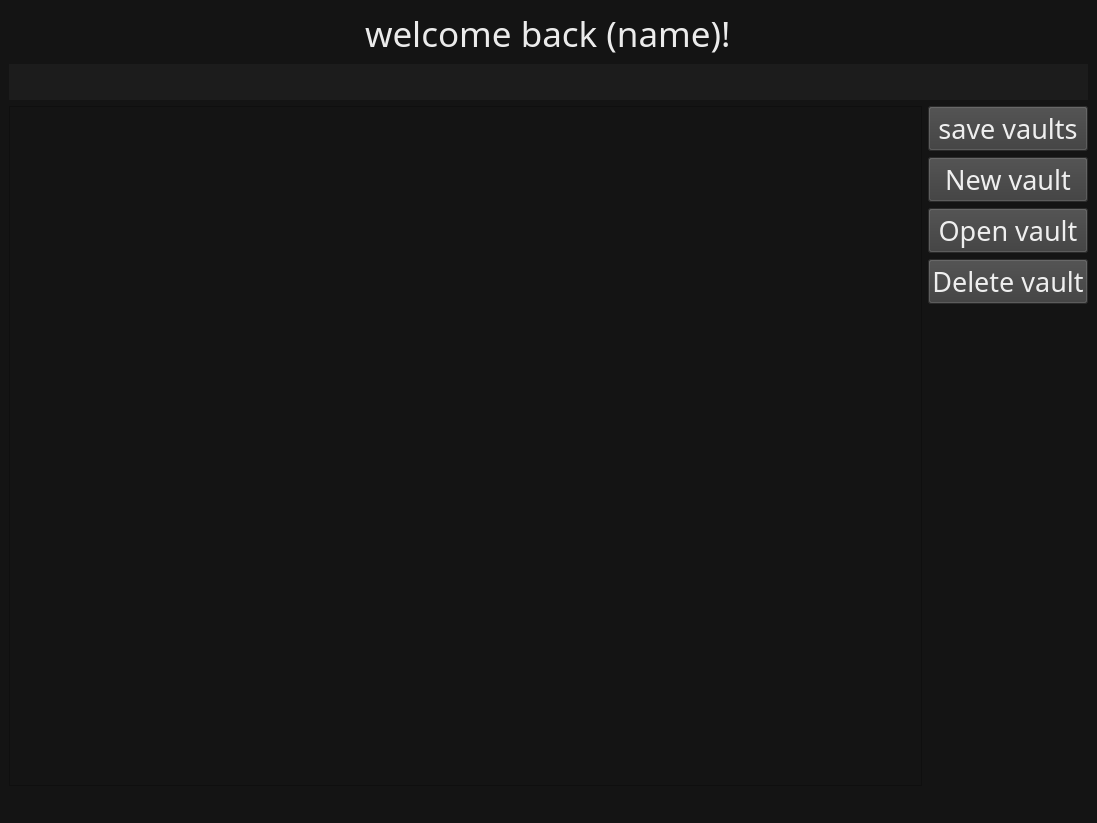
<?xml version="1.0" encoding="UTF-8"?>
<ui version="4.0">
 <class>Raisfeld_encrypter</class>
 <widget class="QMainWindow" name="Raisfeld_encrypter">
  <property name="geometry">
   <rect>
    <x>0</x>
    <y>0</y>
    <width>1097</width>
    <height>823</height>
   </rect>
  </property>
  <property name="font">
   <font>
    <family>Secular One</family>
    <pointsize>12</pointsize>
   </font>
  </property>
  <property name="windowTitle">
   <string>Raisfeld encrypter</string>
  </property>
  <property name="windowIcon">
   <iconset>
    <normaloff>../raisfeld-encrypter-website/static/icon.ico</normaloff>../raisfeld-encrypter-website/static/icon.ico</iconset>
  </property>
  <property name="styleSheet">
   <string notr="true">#centralwidget {background-color:rgba(20, 20, 20, 250);}
#Form {background-color:rgba(20, 20, 20, 250);}
QMainWindow{background-color:rgba(20, 20, 20, 250);}

QWidget{
	color:rgba(249, 249, 249, 240);
}

QMenuBar{background-color:rgba(20, 20, 20, 250);}
QMenu{background-color:rgba(20, 20, 20, 250);}
QMenu::item:selected{background-color:rgba(229, 229, 229, 100);}
QMenuBar::item:selected{background-color:rgba(229, 229, 229, 100);}
QListWidget{background-color:rgba(20, 20, 20, 250);}
QSpinBox{background-color:rgba(20, 20, 20, 250);}

QMenu::separator{height:5px; background-color:rgba(191, 191, 191, 100);}

QComboBox {
	color:rgba(193, 193, 193, 250);
	background-color:rgba(29, 29, 29, 250);
	border:none;
}
QComboBox QAbstractItemView{
	color:rgba(193, 193, 193, 250);
	background-color:rgba(29, 29, 29, 250);
	border:none;
}
QLineEdit {
	color:rgba(193, 193, 193, 250);
	background-color:rgba(29, 29, 29, 250);
	border:none;
}
QTextEdit {
	color:rgba(193, 193, 193, 250);
	background-color:rgba(29, 29, 29, 250);
	border:none;
}
QProgressBar {
     border: 0px solid grey;
     border-radius: 0px;
     background-color:rgba(255, 255, 255, 0);
	color:rgba(255, 255, 255, 0);
 }
QProgressBar::chunk
{
background-color: rgb(208, 46, 213);
}
QTableWidget {
    background-color: rgba(29, 29, 29, 250);
    color: rgba(193, 193, 193, 250);
}

QTableWidget::item {
    padding: 4px;
}

QTableWidget::item:selected {
    background-color: rgba(50, 50, 50, 250);
}

QTableWidget::item:focus {
    background-color: rgba(70, 70, 70, 250);
    outline: none;
}

QHeaderView::section {
    background-color: rgba(50, 50, 50, 250);
    color: rgba(193, 193, 193, 250);
    padding: 4px;
    border: none;
}

QHeaderView {
    background-color: rgba(50, 50, 50, 250);
    color: rgba(193, 193, 193, 250);
    padding: 4px;
    border: none;
}

QHeaderView::section:checked {
    background-color: rgba(70, 70, 70, 250);
}
 QTableView QTableCornerButton::section {
    background-color: rgba(50, 50, 50, 250);
 }

QPushButton{background-color:rgba(59, 59, 59, 250);}
QPushButton:hover{background-color:rgba(107, 107, 107, 250);}</string>
  </property>
  <widget class="QWidget" name="centralwidget">
   <layout class="QGridLayout" name="gridLayout">
    <item row="4" column="1" colspan="2">
     <layout class="QVBoxLayout" name="verticalLayout">
      <item>
       <widget class="QPushButton" name="Save">
        <property name="font">
         <font>
          <family>Secular One</family>
          <pointsize>20</pointsize>
         </font>
        </property>
        <property name="text">
         <string>save vaults</string>
        </property>
       </widget>
      </item>
      <item>
       <widget class="QPushButton" name="New">
        <property name="font">
         <font>
          <family>Secular One</family>
          <pointsize>20</pointsize>
         </font>
        </property>
        <property name="text">
         <string>New vault</string>
        </property>
       </widget>
      </item>
      <item>
       <widget class="QPushButton" name="Open">
        <property name="font">
         <font>
          <family>Secular One</family>
          <pointsize>20</pointsize>
         </font>
        </property>
        <property name="text">
         <string>Open vault</string>
        </property>
       </widget>
      </item>
      <item>
       <widget class="QPushButton" name="Delete">
        <property name="font">
         <font>
          <family>Secular One</family>
          <pointsize>20</pointsize>
         </font>
        </property>
        <property name="text">
         <string>Delete vault</string>
        </property>
       </widget>
      </item>
      <item>
       <spacer name="verticalSpacer">
        <property name="orientation">
         <enum>Qt::Vertical</enum>
        </property>
        <property name="sizeType">
         <enum>QSizePolicy::Expanding</enum>
        </property>
        <property name="sizeHint" stdset="0">
         <size>
          <width>20</width>
          <height>40</height>
         </size>
        </property>
       </spacer>
      </item>
     </layout>
    </item>
    <item row="1" column="0" colspan="3" alignment="Qt::AlignHCenter">
     <widget class="QLabel" name="Name">
      <property name="font">
       <font>
        <family>Secular One</family>
        <pointsize>26</pointsize>
       </font>
      </property>
      <property name="text">
       <string>welcome back (name)!</string>
      </property>
     </widget>
    </item>
    <item row="3" column="0" colspan="3">
     <widget class="QLineEdit" name="Search">
      <property name="font">
       <font>
        <family>Secular One</family>
        <pointsize>18</pointsize>
       </font>
      </property>
     </widget>
    </item>
    <item row="4" column="0">
     <widget class="QListWidget" name="List">
      <property name="font">
       <font>
        <family>Secular One</family>
        <pointsize>18</pointsize>
       </font>
      </property>
     </widget>
    </item>
    <item row="5" column="0" colspan="3">
     <widget class="QLabel" name="Error">
      <property name="font">
       <font>
        <family>Secular One</family>
        <pointsize>12</pointsize>
       </font>
      </property>
      <property name="styleSheet">
       <string notr="true">color:red;</string>
      </property>
      <property name="text">
       <string/>
      </property>
     </widget>
    </item>
   </layout>
  </widget>
  <widget class="QMenuBar" name="menuBar">
   <property name="geometry">
    <rect>
     <x>0</x>
     <y>0</y>
     <width>1097</width>
     <height>46</height>
    </rect>
   </property>
   <property name="font">
    <font>
     <family>Secular One</family>
     <pointsize>16</pointsize>
    </font>
   </property>
  </widget>
  <action name="actionauto_save">
   <property name="text">
    <string>auto save</string>
   </property>
  </action>
 </widget>
 <resources/>
 <connections/>
</ui>
